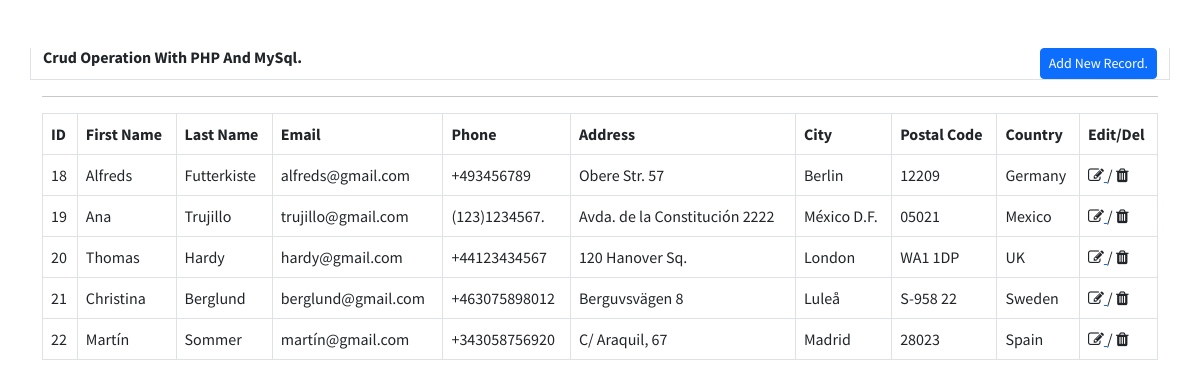
The page / on the database its author committed.
### tables this page shows
CREATE TABLE `customers` (
  `id` int(11) NOT NULL,
  `fname` varchar(255) NOT NULL,
  `lname` varchar(255) NOT NULL,
  `email` varchar(255) NOT NULL,
  `phone` varchar(255) NOT NULL,
  `address` varchar(255) NOT NULL,
  `city` varchar(255) NOT NULL,
  `postalCode` varchar(255) NOT NULL,
  `country` varchar(255) NOT NULL
);

### index.php (the view, shortened to what this page needs)
<?php
include_once("header.php");
?>
    <div class="container mt-5">
        <div class="row border-bottom border-start border-end">
            <div class="col-12 col-md-6">
                <h6><b>Crud Operation With PHP And MySql.</b></h6>
            </div>
            <div class="col-12 col-md-6">
                <a href="add.php" class="btn btn-primary btn-sm float-md-end">Add New Record.</a>
            </div>
        </div>
        <hr>
        <table class="table table-bordered">
            <thead>
                <tr>
                    <th>ID</th>
                    <th>First Name</th>
                    <th>Last Name</th>
                    <th>Email</th>
                    <th>Phone</th>
                    <th>Address</th>
                    <th>City</th>
                    <th>Postal Code</th>
                    <th>Country</th>
                    <th>Edit/Del</th>
                </tr>
            </thead>
            <tbody>
<?php
$sql = "SELECT * FROM `customers`";
$result = mysqli_query($conn, $sql);
if(mysqli_num_rows($result)) {
    while($row = mysqli_fetch_assoc($result)) {
        ?>
                        <tr>
                            <td><?php echo $row["id"]; ?></td>
                            <td><?php echo $row["fname"]; ?></td>
                            <td><?php echo $row["lname"]; ?></td>
                            <td><?php echo $row["email"]; ?></td>
                            <td><?php echo $row["phone"]; ?></td>
                            <td><?php echo $row["address"]; ?></td>
                            <td><?php echo $row["city"]; ?></td>
                            <td><?php echo $row["postalCode"]; ?></td>
                            <td><?php echo $row["country"]; ?></td>
                            <td>
                                <a href="update.php?id=<?php echo $row["id"]; ?>">
                                <i class="fa fa-edit text-dark"></i>
                                </a> /
                                <a href="delete.php?id=<?php echo $row["id"]; ?>">
                                <i class="fa fa-trash text-dark"></i>
                                </a>
                            </td>
                        </tr>
        <?php }
}
else {echo "no record found pleasa add record";}
?>
            </tbody>
    </table>
</div>
</body>
</html>

### header.php (shortened to what this page needs)
<!DOCTYPE html>
<html lang="en">
<head>
    <link href="https://cdn.jsdelivr.net/npm/bootstrap@5.2.3/dist/css/bootstrap.min.css" rel="stylesheet">
    <link rel="stylesheet" href="https://cdnjs.cloudflare.com/ajax/libs/font-awesome/4.7.0/css/font-awesome.min.css">
</head>
<body>

### header.php (style rules this page uses)
body { font-family: 'Source Sans Pro', sans-serif; }

### rows shown on the page
customers: id "18", fname "Alfreds", lname "Futterkiste", email "alfreds@gmail.com", phone "+493456789", address "Obere Str. 57", city "Berlin", postalCode "12209", country "Germany"
customers: id "19", fname "Ana", lname "Trujillo", email "trujillo@gmail.com", phone "(123)1234567.", address "Avda. de la Constitución 2222", city "México D.F.", postalCode "05021", country "Mexico"
customers: id "20", fname "Thomas", lname "Hardy", email "hardy@gmail.com", phone "+44123434567", address "120 Hanover Sq.", city "London", postalCode "WA1 1DP", country "UK"
customers: id "21", fname "Christina", lname "Berglund", email "berglund@gmail.com", phone "+463075898012", address "Berguvsvägen 8", city "Luleå", postalCode "S-958 22", country "Sweden"
customers: id "22", fname "Martín", lname "Sommer", email "martín@gmail.com", phone "+343058756920", address "C/ Araquil, 67", city "Madrid", postalCode "28023", country "Spain"
